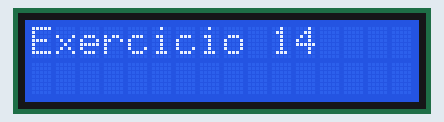
Simulated run of this sketch. Board: Arduino Uno, built with avr-gcc and run on an emulated ATmega328P. Shown: 16×2 character LCD. What the sketch prints to the serial monitor is not drawn.

Above: at 0.1 s.
At 2.1 s:
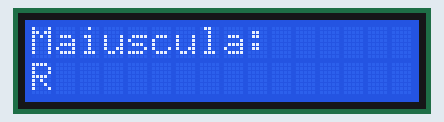
At 4.1 s:
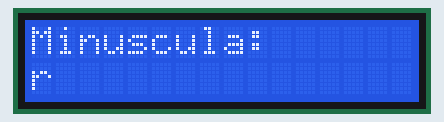

The sketch:

Exercicio_14_letra_R_r.ino
```cpp
#include <Arduino.h>
#include <LiquidCrystal.h>

// Define os pinos de conexão com o LCD
const int rs = 11;
const int en = 12;
const int d4 = 5;
const int d5 = 4;
const int d6 = 3;
const int d7 = 2;

// Inicializa o objeto LiquidCrystal com os pinos definidos
LiquidCrystal lcd(rs, en, d4, d5, d6, d7);

void setup() {
  // Inicializa a comunicação serial
  Serial.begin(9600);

  // Inicializa o LCD
  lcd.begin(16, 2); // Configura o LCD com 16 colunas e 2 linhas

  // Exibe "Exercicio 14" no LCD
  lcd.clear();
  lcd.setCursor(0, 0);
  lcd.print("Exercicio 14");
  delay(2000); // Aguarda 2 segundos para exibir o título

  // Declara duas variáveis char com a letra R
  char letraMaiuscula = 'R';
  char letraMinuscula = 'r';

  // Exibe as letras no monitor serial
  Serial.println("Exercicio 14: Letra Maiuscula e Minuscula");
  Serial.print("Maiuscula: ");
  Serial.println(letraMaiuscula);
  Serial.print("Minuscula: ");
  Serial.println(letraMinuscula);

  // Exibe a letra maiúscula no LCD
  lcd.clear();
  lcd.setCursor(0, 0);
  lcd.print("Maiuscula:");
  lcd.setCursor(0, 1);
  lcd.print(letraMaiuscula);
  delay(2000);

  // Exibe a letra minúscula no LCD
  lcd.clear();
  lcd.setCursor(0, 0);
  lcd.print("Minuscula:");
  lcd.setCursor(0, 1);
  lcd.print(letraMinuscula);
  delay(2000);
}

void loop() {
  // Não é necessário repetir nada no loop
}
```

Measured:
- what the display in image 1 shows lasts 2.0 s, from 2.1 s to 4.1 s
